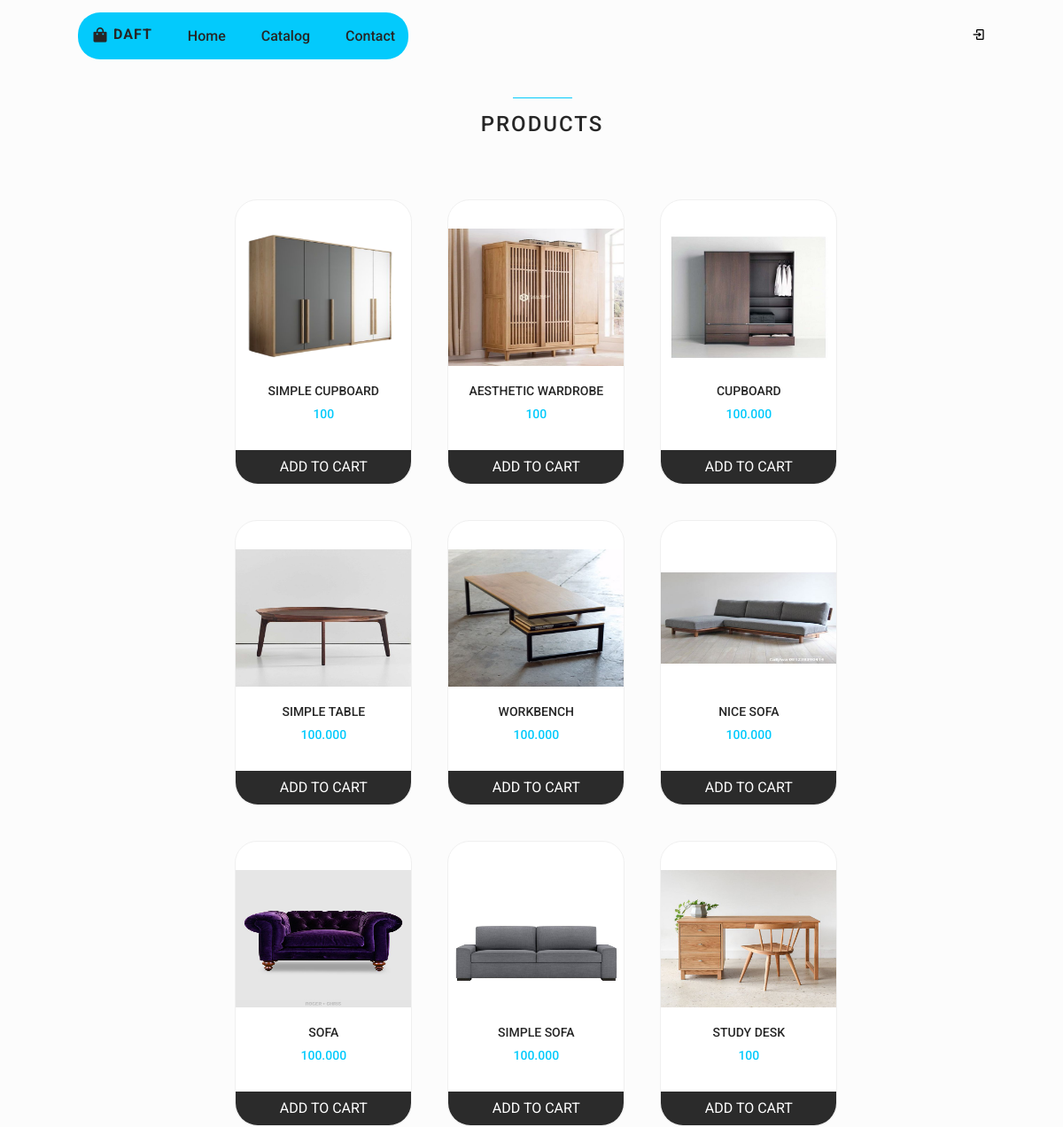
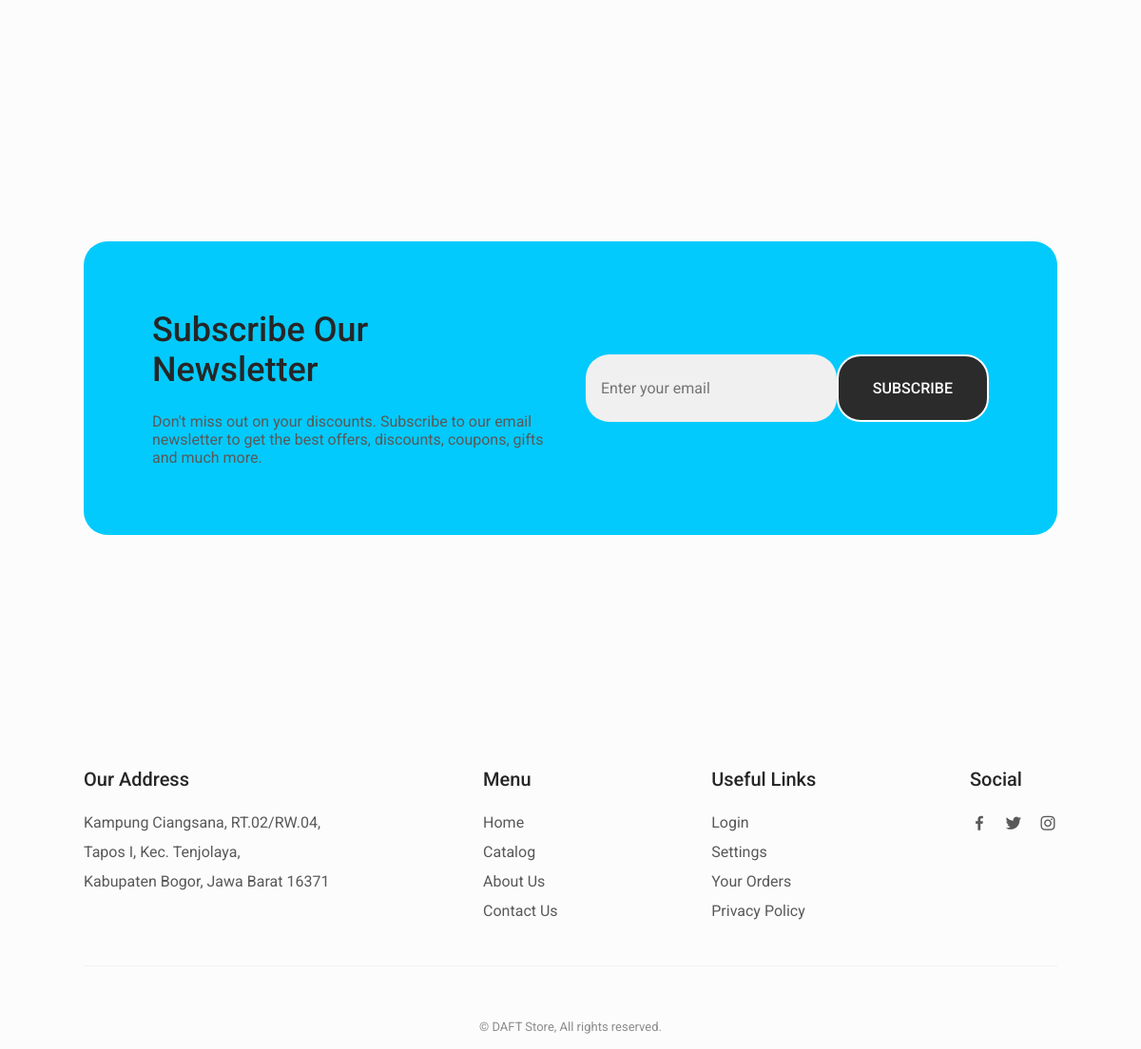
Screenshot of /catalog.php with the database file from the repository (2 pictures, top to bottom).
### tables this page shows
CREATE TABLE `catalog` (
  `id` int NOT NULL,
  `product_name` varchar(255) NOT NULL,
  `image_url` varchar(255) NOT NULL,
  `description` text,
  `price` text NOT NULL
);

### catalog.php (the view, shortened to what this page needs)
<!DOCTYPE html>
    <html lang="en">
    <head>
        <link rel="stylesheet" href="https://cdn.jsdelivr.net/npm/boxicons@latest/css/boxicons.min.css">
        <link rel="stylesheet" href="assets/css/swiper-bundle.min.css">
        <link rel="stylesheet" href="assets/css/index.css">
    </head>
    <body>
    <?php include_once 'header.php'; ?>
        <main class="main">
            <section class="products section container" id="products">
                <h2 class="section__title">
                    Products
                </h2>
                <div class="products__container grid">
                <?php
require_once 'db.php';
$sql = "SELECT * FROM catalog";
$result = mysqli_query($conn, $sql);
while ($row = mysqli_fetch_assoc($result)) {
    ?>
                    <article class="products__card">
                        <a href="detail.php?id=<?php echo $row['id']; ?>"><img src="<?php echo $row['image_url']; ?>" width="400" height="649" alt="<?php echo $row['product_name']; ?>" class="products__img"></a>
                        <h3 class="products__title"><?php echo $row['product_name']; ?></h3>
                        <span class="products__price"><?php echo $row['price']; ?></span>
                        <br><br><br>
                        <button class="products__button">
                            <a class="add" href="add-to-cart.php?product_id=<?php echo $row['id']; ?>&quantity=1"> ADD TO CART </a>
                        </button>
                    </article>
                    <?php
}
?>
                </div>
            </section>
            <?php include_once 'newsletter.php'; ?>
        </main>
        <?php include_once 'footer.php'; ?>
    </body>
</html>

### header.php (shortened to what this page needs)
<header class="header" id="header">
    <nav class="nav container">
         <div class="nav__menu" id="nav-menu">
            <ul class="nav__list">
                <li>
                <a href="index.php" class="nav__logo">
            <i class='bx bxs-shopping-bag nav__logo-icon'></i> DAFT
        </a>
                </li>
                <li class="nav__item">
                    <a href="index.php" class="nav__link">Home</a>
                </li>
                <li class="nav__item">
                    <a href="catalog.php" class="nav__link">Catalog</a>
                </li>
                <li class="nav__item">
                    <a href="contact.php" class="nav__link">Contact</a>
                </li>
            </ul>
        </div>
            <div class="nav__btns">
            <?php
            if (isset($_SESSION["username"])) {
            ?>
            <div class="nav__shop" id="cart-shop">
            <i class='bx bx-shopping-bag' ></i>
            </div>
            <div class="nav__toggle" id="nav-toggle">
            <i class='bx bx-grid-alt' ></i>
            </div>
            <div class="nav__btns" id="">
            <a class="menu" href="settings.php"><i class='bx bx-cog' ></i></a>
            </div>
            <div class="nav__btns" id="">
            <a class="menu" href="orders.php"><i class='bx bx-package' ></i></a>
            </div>
            <div class="nav__btns" id="">
            <a class="menu" href="logout.php"><i class='bx bx-log-out' ></i></a>
            </div>
            <?php } else { ?>
            <div class="nav__btns" id="">
            <a class="menu" href="login.php"><i class='bx bx-log-in' ></i></a>
            </div>
            <?php } ?>
            </div>
    </nav>
</header>

### newsletter.php
<section class="newsletter section container">
    <div class="newsletter__bg grid">
        <div>
            <h2 class="newsletter__title">Subscribe Our <br> Newsletter</h2>
            <p class="newsletter__description">
                Don't miss out on your discounts. Subscribe to our email
                newsletter to get the best offers, discounts, coupons,
                gifts and much more.
            </p>
        </div>
        <form action="" class="newsletter__subscribe">
            <input type="email" placeholder="Enter your email" class="newsletter__input">
            <button class="button">
                SUBSCRIBE
            </button>
        </form>
    </div>
</section>

### footer.php
<footer class="footer section">
            <div class="footer__container container grid">
                <div class="footer__content">
                    <h3 class="footer__title">Our Address</h3>
                    <ul class="footer__list">
                        <li> Kampung Ciangsana, RT.02/RW.04,</li>
                        <li>Tapos I, Kec. Tenjolaya,</li>
                        <li>Kabupaten Bogor, Jawa Barat 16371</li>
                    </ul>
                </div>
                <div class="footer__content">
                    <h3 class="footer__title">Menu</h3>
                    <ul class="footer__links">
                        <li>
                            <a href="imdex.php" class="footer__link">Home</a>
                        </li>
                        <li>
                            <a href="catalog.php" class="footer__link">Catalog</a>
                        </li>
                        <li>
                            <a href="about.php" class="footer__link">About Us</a>
                        </li>
                        <li>
                            <a href="contact.php" class="footer__link">Contact Us</a>
                        </li>
                    </ul>
                </div>
                <div class="footer__content">
                    <h3 class="footer__title">Useful Links</h3>
                    <ul class="footer__links">
                        <li>
                            <a href="login.php" class="footer__link">Login</a>
                        </li>
                        <li>
                            <a href="settings.php" class="footer__link">Settings</a>
                        </li>
                        <li>
                            <a href="orders.php" class="footer__link">Your Orders</a>
                        </li>
                        <li>
                            <a href="privacy.php" class="footer__link">Privacy Policy</a>
                        </li>
                    </ul>
                </div>
                <div class="footer__content">
                    <h3 class="footer__title">Social</h3>
                    <ul class="footer__social">
                        <a href="https://www.facebook.com/" target="_blank" class="footer__social-link">
                            <i class='bx bxl-facebook'></i>
                        </a>
                        <a href="https://twitter.com/" target="_blank" class="footer__social-link">
                            <i class='bx bxl-twitter' ></i>
                        </a>
                        <a href="https://www.instagram.com/" target="_blank" class="footer__social-link">
                            <i class='bx bxl-instagram' ></i>
                        </a>
                    </ul>
                </div>
            </div>
            <span class="footer__copy">&#169; DAFT Store, All rights reserved.</span>
        </footer>

### rows the page displays
catalog: image_url (picture), product_name "SIMPLE CUPBOARD", price "100"
catalog: image_url (picture), product_name "AESTHETIC WARDROBE", price "100"
catalog: image_url (picture), product_name "CUPBOARD", price "100.000"
catalog: image_url (picture), product_name "SIMPLE TABLE", price "100.000"
catalog: shows a picture, product_name "WORKBENCH", price "100.000"
catalog: image_url (picture), product_name "NICE SOFA", price "100.000"
catalog: image_url+product_name (picture), product_name "SOFA", price "100.000"
catalog: image_url (picture), product_name "SIMPLE SOFA", price "100.000"
catalog: image_url (picture), product_name "STUDY DESK", price "100"
